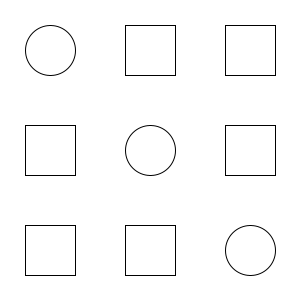
Frame 1 (no input)
Frame 60 (the mouse pressed at the canvas centre just before this capture): identical to frame 1, image omitted
Frame 120 (the mouse held since frame 60 and released just before this capture): identical to frame 1, image omitted

The Processing sketch that drew this single still picture (run headless with seeded random() and noise(); from frame 60 on, the mouse is pressed at the canvas centre):

// Processing sketch: tic_tac_toe
// ── tic_tac_toe.pde
float cellWidth = 100;
float cellHeight = 100;
float dingDongSize = 50;
float margin = dingDongSize/2;

void setup() {
  size(300, 300);
  ellipseMode(CORNER);
}

void draw() {
  background(255);
  for (int col = 0; col < 3; col++) {
    for (int row = 0; row < 3; row++) {
      // Calculate the actual x and y locations of the ding-dong
      // that's going to be draw in this cell
      float thisCellX = col*cellWidth + margin;
      float thisCellY = row*cellHeight + margin;
  
      if (col == row) {
        ellipse(thisCellX, thisCellY, dingDongSize, dingDongSize);
      }
      else {
        rect(thisCellX, thisCellY, dingDongSize, dingDongSize);
      }
    }
  }
}
